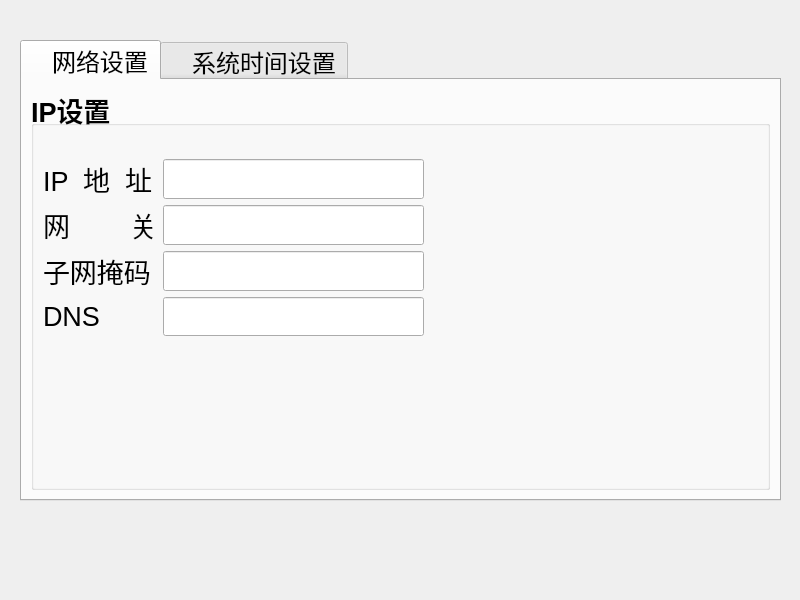
<?xml version="1.0" encoding="UTF-8"?>
<ui version="4.0">
 <class>SetTime</class>
 <widget class="QDialog" name="SetTime">
  <property name="geometry">
   <rect>
    <x>0</x>
    <y>0</y>
    <width>800</width>
    <height>600</height>
   </rect>
  </property>
  <property name="windowTitle">
   <string>Dialog</string>
  </property>
  <widget class="QTabWidget" name="tabWidget">
   <property name="geometry">
    <rect>
     <x>20</x>
     <y>40</y>
     <width>761</width>
     <height>461</height>
    </rect>
   </property>
   <property name="font">
    <font>
     <pointsize>18</pointsize>
    </font>
   </property>
   <property name="tabPosition">
    <enum>QTabWidget::North</enum>
   </property>
   <property name="currentIndex">
    <number>0</number>
   </property>
   <property name="usesScrollButtons">
    <bool>true</bool>
   </property>
   <widget class="QWidget" name="tabSetNet">
    <attribute name="title">
     <string>   网络设置</string>
    </attribute>
    <layout class="QGridLayout" name="gridLayout_3">
     <item row="0" column="0">
      <widget class="QGroupBox" name="groupBox">
       <property name="sizePolicy">
        <sizepolicy hsizetype="Preferred" vsizetype="Preferred">
         <horstretch>0</horstretch>
         <verstretch>0</verstretch>
        </sizepolicy>
       </property>
       <property name="font">
        <font>
         <pointsize>20</pointsize>
         <weight>75</weight>
         <bold>true</bold>
        </font>
       </property>
       <property name="title">
        <string>IP设置</string>
       </property>
       <layout class="QGridLayout" name="gridLayout_2">
        <item row="0" column="0">
         <spacer name="verticalSpacer_2">
          <property name="orientation">
           <enum>Qt::Vertical</enum>
          </property>
          <property name="sizeType">
           <enum>QSizePolicy::Fixed</enum>
          </property>
          <property name="sizeHint" stdset="0">
           <size>
            <width>20</width>
            <height>24</height>
           </size>
          </property>
         </spacer>
        </item>
        <item row="1" column="0">
         <layout class="QGridLayout" name="gridLayout">
          <item row="2" column="1">
           <widget class="QLineEdit" name="txtMaskCode">
            <property name="sizePolicy">
             <sizepolicy hsizetype="Expanding" vsizetype="Expanding">
              <horstretch>0</horstretch>
              <verstretch>0</verstretch>
             </sizepolicy>
            </property>
            <property name="font">
             <font>
              <pointsize>20</pointsize>
             </font>
            </property>
           </widget>
          </item>
          <item row="1" column="1">
           <widget class="QLineEdit" name="txtNetGate">
            <property name="sizePolicy">
             <sizepolicy hsizetype="Expanding" vsizetype="Expanding">
              <horstretch>0</horstretch>
              <verstretch>0</verstretch>
             </sizepolicy>
            </property>
            <property name="font">
             <font>
              <pointsize>20</pointsize>
             </font>
            </property>
           </widget>
          </item>
          <item row="3" column="1">
           <widget class="QLineEdit" name="txtDNS">
            <property name="sizePolicy">
             <sizepolicy hsizetype="Expanding" vsizetype="Expanding">
              <horstretch>0</horstretch>
              <verstretch>0</verstretch>
             </sizepolicy>
            </property>
            <property name="font">
             <font>
              <pointsize>20</pointsize>
             </font>
            </property>
           </widget>
          </item>
          <item row="0" column="0">
           <widget class="QLabel" name="labIPAddr">
            <property name="sizePolicy">
             <sizepolicy hsizetype="Expanding" vsizetype="Expanding">
              <horstretch>0</horstretch>
              <verstretch>0</verstretch>
             </sizepolicy>
            </property>
            <property name="font">
             <font>
              <pointsize>20</pointsize>
              <weight>50</weight>
              <bold>false</bold>
             </font>
            </property>
            <property name="text">
             <string>IP  地  址</string>
            </property>
           </widget>
          </item>
          <item row="0" column="1">
           <widget class="QLineEdit" name="txtIPAddr">
            <property name="sizePolicy">
             <sizepolicy hsizetype="Expanding" vsizetype="Expanding">
              <horstretch>0</horstretch>
              <verstretch>0</verstretch>
             </sizepolicy>
            </property>
            <property name="font">
             <font>
              <pointsize>20</pointsize>
             </font>
            </property>
           </widget>
          </item>
          <item row="2" column="0">
           <widget class="QLabel" name="labMaskCode">
            <property name="sizePolicy">
             <sizepolicy hsizetype="Expanding" vsizetype="Expanding">
              <horstretch>0</horstretch>
              <verstretch>0</verstretch>
             </sizepolicy>
            </property>
            <property name="font">
             <font>
              <pointsize>20</pointsize>
              <weight>50</weight>
              <bold>false</bold>
             </font>
            </property>
            <property name="text">
             <string>子网掩码</string>
            </property>
           </widget>
          </item>
          <item row="1" column="0">
           <widget class="QLabel" name="labNetGate">
            <property name="sizePolicy">
             <sizepolicy hsizetype="Expanding" vsizetype="Expanding">
              <horstretch>0</horstretch>
              <verstretch>0</verstretch>
             </sizepolicy>
            </property>
            <property name="font">
             <font>
              <pointsize>20</pointsize>
              <weight>50</weight>
              <bold>false</bold>
             </font>
            </property>
            <property name="text">
             <string>网        关</string>
            </property>
           </widget>
          </item>
          <item row="3" column="0">
           <widget class="QLabel" name="labDNS">
            <property name="sizePolicy">
             <sizepolicy hsizetype="Expanding" vsizetype="Expanding">
              <horstretch>0</horstretch>
              <verstretch>0</verstretch>
             </sizepolicy>
            </property>
            <property name="font">
             <font>
              <pointsize>20</pointsize>
              <weight>50</weight>
              <bold>false</bold>
             </font>
            </property>
            <property name="text">
             <string>DNS</string>
            </property>
           </widget>
          </item>
         </layout>
        </item>
        <item row="1" column="1">
         <spacer name="horizontalSpacer">
          <property name="orientation">
           <enum>Qt::Horizontal</enum>
          </property>
          <property name="sizeHint" stdset="0">
           <size>
            <width>324</width>
            <height>20</height>
           </size>
          </property>
         </spacer>
        </item>
        <item row="2" column="0">
         <spacer name="verticalSpacer">
          <property name="orientation">
           <enum>Qt::Vertical</enum>
          </property>
          <property name="sizeHint" stdset="0">
           <size>
            <width>20</width>
            <height>137</height>
           </size>
          </property>
         </spacer>
        </item>
       </layout>
      </widget>
     </item>
    </layout>
   </widget>
   <widget class="QWidget" name="tabSetSysTime">
    <attribute name="title">
     <string>   系统时间设置</string>
    </attribute>
    <layout class="QGridLayout" name="gridLayout_6">
     <item row="0" column="0">
      <widget class="QGroupBox" name="groupBox_2">
       <property name="sizePolicy">
        <sizepolicy hsizetype="Expanding" vsizetype="Expanding">
         <horstretch>0</horstretch>
         <verstretch>0</verstretch>
        </sizepolicy>
       </property>
       <property name="font">
        <font>
         <pointsize>20</pointsize>
         <weight>75</weight>
         <bold>true</bold>
         <strikeout>false</strikeout>
        </font>
       </property>
       <property name="title">
        <string>系统时间</string>
       </property>
       <layout class="QGridLayout" name="gridLayout_4" rowstretch="1,2" rowminimumheight="0,50">
        <item row="0" column="0">
         <spacer name="verticalSpacer_3">
          <property name="orientation">
           <enum>Qt::Vertical</enum>
          </property>
          <property name="sizeType">
           <enum>QSizePolicy::Expanding</enum>
          </property>
          <property name="sizeHint" stdset="0">
           <size>
            <width>20</width>
            <height>34</height>
           </size>
          </property>
         </spacer>
        </item>
        <item row="1" column="0">
         <layout class="QGridLayout" name="gridLayout_5" rowminimumheight="0">
          <property name="sizeConstraint">
           <enum>QLayout::SetNoConstraint</enum>
          </property>
          <item row="0" column="0">
           <widget class="QLabel" name="labCurrentTime">
            <property name="sizePolicy">
             <sizepolicy hsizetype="Expanding" vsizetype="Expanding">
              <horstretch>0</horstretch>
              <verstretch>0</verstretch>
             </sizepolicy>
            </property>
            <property name="font">
             <font>
              <pointsize>20</pointsize>
              <weight>50</weight>
              <bold>false</bold>
             </font>
            </property>
            <property name="text">
             <string>当前时间</string>
            </property>
           </widget>
          </item>
          <item row="0" column="1">
           <widget class="QDateTimeEdit" name="txtDispCurrentTime">
            <property name="sizePolicy">
             <sizepolicy hsizetype="Expanding" vsizetype="Expanding">
              <horstretch>0</horstretch>
              <verstretch>0</verstretch>
             </sizepolicy>
            </property>
            <property name="font">
             <font>
              <pointsize>20</pointsize>
              <weight>50</weight>
              <bold>false</bold>
             </font>
            </property>
            <property name="frame">
             <bool>true</bool>
            </property>
            <property name="readOnly">
             <bool>false</bool>
            </property>
            <property name="buttonSymbols">
             <enum>QAbstractSpinBox::PlusMinus</enum>
            </property>
            <property name="date">
             <date>
              <year>2013</year>
              <month>10</month>
              <day>1</day>
             </date>
            </property>
            <property name="displayFormat">
             <string>yyyy-MM-dd hh:mm:ss</string>
            </property>
           </widget>
          </item>
          <item row="0" column="2">
           <spacer name="horizontalSpacer_2">
            <property name="orientation">
             <enum>Qt::Horizontal</enum>
            </property>
            <property name="sizeHint" stdset="0">
             <size>
              <width>268</width>
              <height>20</height>
             </size>
            </property>
           </spacer>
          </item>
         </layout>
        </item>
       </layout>
      </widget>
     </item>
     <item row="1" column="0">
      <spacer name="verticalSpacer_4">
       <property name="orientation">
        <enum>Qt::Vertical</enum>
       </property>
       <property name="sizeHint" stdset="0">
        <size>
         <width>20</width>
         <height>238</height>
        </size>
       </property>
      </spacer>
     </item>
    </layout>
   </widget>
  </widget>
 </widget>
 <resources/>
 <connections/>
</ui>
